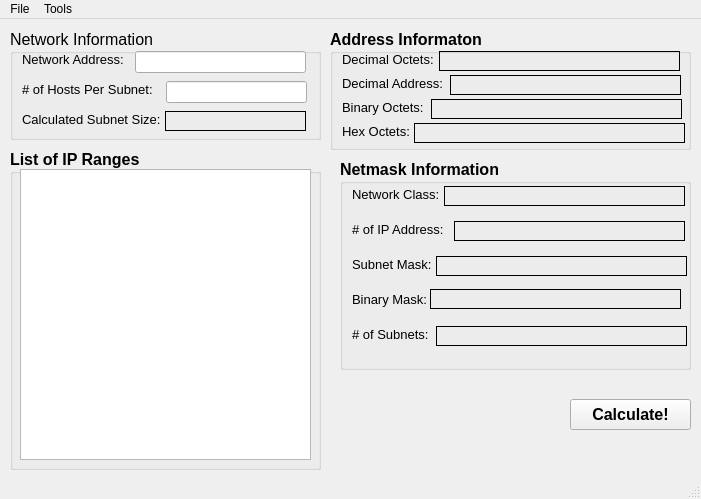
<?xml version="1.0" encoding="UTF-8"?>
<ui version="4.0">
 <class>mainWindow</class>
 <widget class="QMainWindow" name="mainWindow">
  <property name="geometry">
   <rect>
    <x>0</x>
    <y>0</y>
    <width>701</width>
    <height>499</height>
   </rect>
  </property>
  <property name="windowTitle">
   <string>Subnet Calculator</string>
  </property>
  <widget class="QWidget" name="centralwidget">
   <widget class="QGroupBox" name="groupBox">
    <property name="geometry">
     <rect>
      <x>10</x>
      <y>10</y>
      <width>311</width>
      <height>111</height>
     </rect>
    </property>
    <property name="font">
     <font>
      <pointsize>12</pointsize>
      <weight>50</weight>
      <bold>false</bold>
     </font>
    </property>
    <property name="title">
     <string>Network Information</string>
    </property>
    <widget class="QLabel" name="labelSubnetSize">
     <property name="geometry">
      <rect>
       <x>155</x>
       <y>82</y>
       <width>141</width>
       <height>20</height>
      </rect>
     </property>
     <property name="font">
      <font>
       <pointsize>10</pointsize>
       <weight>50</weight>
       <bold>false</bold>
      </font>
     </property>
     <property name="frameShape">
      <enum>QFrame::Box</enum>
     </property>
     <property name="text">
      <string/>
     </property>
    </widget>
    <widget class="QLabel" name="label_3">
     <property name="geometry">
      <rect>
       <x>12</x>
       <y>82</y>
       <width>152</width>
       <height>16</height>
      </rect>
     </property>
     <property name="font">
      <font>
       <pointsize>10</pointsize>
       <weight>50</weight>
       <bold>false</bold>
      </font>
     </property>
     <property name="text">
      <string>Calculated Subnet Size:</string>
     </property>
    </widget>
    <widget class="QLabel" name="label_2">
     <property name="geometry">
      <rect>
       <x>12</x>
       <y>52</y>
       <width>148</width>
       <height>16</height>
      </rect>
     </property>
     <property name="font">
      <font>
       <pointsize>10</pointsize>
       <weight>50</weight>
       <bold>false</bold>
      </font>
     </property>
     <property name="text">
      <string># of Hosts Per Subnet:</string>
     </property>
    </widget>
    <widget class="QLineEdit" name="lineEditHostsPerSubnet">
     <property name="geometry">
      <rect>
       <x>156</x>
       <y>52</y>
       <width>141</width>
       <height>22</height>
      </rect>
     </property>
     <property name="font">
      <font>
       <pointsize>10</pointsize>
      </font>
     </property>
    </widget>
    <widget class="QLineEdit" name="lineEditNetworkAddress">
     <property name="geometry">
      <rect>
       <x>125</x>
       <y>22</y>
       <width>171</width>
       <height>22</height>
      </rect>
     </property>
     <property name="font">
      <font>
       <pointsize>10</pointsize>
      </font>
     </property>
     <property name="readOnly">
      <bool>false</bool>
     </property>
    </widget>
    <widget class="QLabel" name="label">
     <property name="geometry">
      <rect>
       <x>12</x>
       <y>22</y>
       <width>117</width>
       <height>16</height>
      </rect>
     </property>
     <property name="font">
      <font>
       <pointsize>10</pointsize>
       <weight>50</weight>
       <bold>false</bold>
      </font>
     </property>
     <property name="text">
      <string>Network Address:</string>
     </property>
    </widget>
   </widget>
   <widget class="QGroupBox" name="groupBox_2">
    <property name="geometry">
     <rect>
      <x>10</x>
      <y>130</y>
      <width>311</width>
      <height>321</height>
     </rect>
    </property>
    <property name="font">
     <font>
      <pointsize>12</pointsize>
      <weight>75</weight>
      <bold>true</bold>
     </font>
    </property>
    <property name="title">
     <string>List of IP Ranges</string>
    </property>
    <widget class="QListWidget" name="ListOfIPRanges">
     <property name="geometry">
      <rect>
       <x>10</x>
       <y>20</y>
       <width>291</width>
       <height>291</height>
      </rect>
     </property>
    </widget>
   </widget>
   <widget class="QGroupBox" name="groupBox_3">
    <property name="geometry">
     <rect>
      <x>330</x>
      <y>10</y>
      <width>361</width>
      <height>121</height>
     </rect>
    </property>
    <property name="font">
     <font>
      <pointsize>12</pointsize>
      <weight>75</weight>
      <bold>true</bold>
     </font>
    </property>
    <property name="title">
     <string>Address Informaton</string>
    </property>
    <widget class="QLabel" name="labeHexOctets">
     <property name="geometry">
      <rect>
       <x>84</x>
       <y>94</y>
       <width>271</width>
       <height>20</height>
      </rect>
     </property>
     <property name="font">
      <font>
       <pointsize>10</pointsize>
       <weight>50</weight>
       <bold>false</bold>
      </font>
     </property>
     <property name="frameShape">
      <enum>QFrame::Box</enum>
     </property>
     <property name="text">
      <string/>
     </property>
    </widget>
    <widget class="QLabel" name="label_7">
     <property name="geometry">
      <rect>
       <x>12</x>
       <y>94</y>
       <width>76</width>
       <height>16</height>
      </rect>
     </property>
     <property name="font">
      <font>
       <pointsize>10</pointsize>
       <weight>50</weight>
       <bold>false</bold>
      </font>
     </property>
     <property name="text">
      <string>Hex Octets:</string>
     </property>
    </widget>
    <widget class="QLabel" name="labelBinaryOctets">
     <property name="geometry">
      <rect>
       <x>101</x>
       <y>70</y>
       <width>251</width>
       <height>20</height>
      </rect>
     </property>
     <property name="font">
      <font>
       <pointsize>10</pointsize>
       <weight>50</weight>
       <bold>false</bold>
      </font>
     </property>
     <property name="frameShape">
      <enum>QFrame::Box</enum>
     </property>
     <property name="text">
      <string/>
     </property>
    </widget>
    <widget class="QLabel" name="label_6">
     <property name="geometry">
      <rect>
       <x>12</x>
       <y>70</y>
       <width>93</width>
       <height>16</height>
      </rect>
     </property>
     <property name="font">
      <font>
       <pointsize>10</pointsize>
       <weight>50</weight>
       <bold>false</bold>
      </font>
     </property>
     <property name="text">
      <string>Binary Octets:</string>
     </property>
    </widget>
    <widget class="QLabel" name="labelDecimalAddress">
     <property name="geometry">
      <rect>
       <x>120</x>
       <y>46</y>
       <width>231</width>
       <height>20</height>
      </rect>
     </property>
     <property name="font">
      <font>
       <pointsize>10</pointsize>
       <weight>50</weight>
       <bold>false</bold>
      </font>
     </property>
     <property name="frameShape">
      <enum>QFrame::Box</enum>
     </property>
     <property name="text">
      <string/>
     </property>
    </widget>
    <widget class="QLabel" name="label_5">
     <property name="geometry">
      <rect>
       <x>12</x>
       <y>46</y>
       <width>112</width>
       <height>16</height>
      </rect>
     </property>
     <property name="font">
      <font>
       <pointsize>10</pointsize>
       <weight>50</weight>
       <bold>false</bold>
      </font>
     </property>
     <property name="text">
      <string>Decimal Address:</string>
     </property>
    </widget>
    <widget class="QLabel" name="label_4">
     <property name="geometry">
      <rect>
       <x>12</x>
       <y>22</y>
       <width>101</width>
       <height>16</height>
      </rect>
     </property>
     <property name="font">
      <font>
       <pointsize>10</pointsize>
       <weight>50</weight>
       <bold>false</bold>
      </font>
     </property>
     <property name="text">
      <string>Decimal Octets:</string>
     </property>
    </widget>
    <widget class="QLabel" name="labelDecimalOctets">
     <property name="geometry">
      <rect>
       <x>109</x>
       <y>22</y>
       <width>241</width>
       <height>20</height>
      </rect>
     </property>
     <property name="font">
      <font>
       <pointsize>10</pointsize>
       <weight>50</weight>
       <bold>false</bold>
      </font>
     </property>
     <property name="frameShape">
      <enum>QFrame::Box</enum>
     </property>
     <property name="text">
      <string/>
     </property>
    </widget>
   </widget>
   <widget class="QGroupBox" name="groupBox_4">
    <property name="geometry">
     <rect>
      <x>340</x>
      <y>140</y>
      <width>351</width>
      <height>211</height>
     </rect>
    </property>
    <property name="font">
     <font>
      <pointsize>12</pointsize>
      <weight>75</weight>
      <bold>true</bold>
     </font>
    </property>
    <property name="title">
     <string>Netmask Information</string>
    </property>
    <property name="flat">
     <bool>false</bool>
    </property>
    <widget class="QLabel" name="label_12">
     <property name="geometry">
      <rect>
       <x>12</x>
       <y>167</y>
       <width>88</width>
       <height>16</height>
      </rect>
     </property>
     <property name="font">
      <font>
       <pointsize>10</pointsize>
       <weight>50</weight>
       <bold>false</bold>
      </font>
     </property>
     <property name="text">
      <string># of Subnets:</string>
     </property>
    </widget>
    <widget class="QLabel" name="labelNumberOSubnets">
     <property name="geometry">
      <rect>
       <x>96</x>
       <y>167</y>
       <width>251</width>
       <height>20</height>
      </rect>
     </property>
     <property name="font">
      <font>
       <pointsize>10</pointsize>
       <weight>50</weight>
       <bold>false</bold>
      </font>
     </property>
     <property name="frameShape">
      <enum>QFrame::Box</enum>
     </property>
     <property name="text">
      <string/>
     </property>
    </widget>
    <widget class="QLabel" name="label_11">
     <property name="geometry">
      <rect>
       <x>12</x>
       <y>132</y>
       <width>83</width>
       <height>16</height>
      </rect>
     </property>
     <property name="font">
      <font>
       <pointsize>10</pointsize>
       <weight>50</weight>
       <bold>false</bold>
      </font>
     </property>
     <property name="text">
      <string>Binary Mask:</string>
     </property>
    </widget>
    <widget class="QLabel" name="labelBinaryMask">
     <property name="geometry">
      <rect>
       <x>90</x>
       <y>130</y>
       <width>251</width>
       <height>20</height>
      </rect>
     </property>
     <property name="font">
      <font>
       <pointsize>10</pointsize>
       <weight>50</weight>
       <bold>false</bold>
      </font>
     </property>
     <property name="frameShape">
      <enum>QFrame::Box</enum>
     </property>
     <property name="text">
      <string/>
     </property>
    </widget>
    <widget class="QLabel" name="labelNumberOfIPAddress">
     <property name="geometry">
      <rect>
       <x>114</x>
       <y>62</y>
       <width>231</width>
       <height>20</height>
      </rect>
     </property>
     <property name="font">
      <font>
       <pointsize>10</pointsize>
       <weight>50</weight>
       <bold>false</bold>
      </font>
     </property>
     <property name="frameShape">
      <enum>QFrame::Box</enum>
     </property>
     <property name="text">
      <string/>
     </property>
    </widget>
    <widget class="QLabel" name="label_9">
     <property name="geometry">
      <rect>
       <x>12</x>
       <y>62</y>
       <width>106</width>
       <height>16</height>
      </rect>
     </property>
     <property name="font">
      <font>
       <pointsize>10</pointsize>
       <weight>50</weight>
       <bold>false</bold>
      </font>
     </property>
     <property name="text">
      <string># of IP Address:</string>
     </property>
    </widget>
    <widget class="QLabel" name="label_8">
     <property name="geometry">
      <rect>
       <x>12</x>
       <y>27</y>
       <width>96</width>
       <height>16</height>
      </rect>
     </property>
     <property name="font">
      <font>
       <pointsize>10</pointsize>
       <weight>50</weight>
       <bold>false</bold>
      </font>
     </property>
     <property name="text">
      <string>Network Class:</string>
     </property>
    </widget>
    <widget class="QLabel" name="labelNetworkClass">
     <property name="geometry">
      <rect>
       <x>104</x>
       <y>27</y>
       <width>241</width>
       <height>20</height>
      </rect>
     </property>
     <property name="font">
      <font>
       <pointsize>10</pointsize>
       <weight>50</weight>
       <bold>false</bold>
      </font>
     </property>
     <property name="frameShape">
      <enum>QFrame::Box</enum>
     </property>
     <property name="text">
      <string/>
     </property>
    </widget>
    <widget class="QLabel" name="label_10">
     <property name="geometry">
      <rect>
       <x>12</x>
       <y>97</y>
       <width>88</width>
       <height>16</height>
      </rect>
     </property>
     <property name="font">
      <font>
       <pointsize>10</pointsize>
       <weight>50</weight>
       <bold>false</bold>
      </font>
     </property>
     <property name="text">
      <string>Subnet Mask:</string>
     </property>
    </widget>
    <widget class="QLabel" name="labelSubnetMask">
     <property name="geometry">
      <rect>
       <x>96</x>
       <y>97</y>
       <width>251</width>
       <height>20</height>
      </rect>
     </property>
     <property name="font">
      <font>
       <pointsize>10</pointsize>
       <weight>50</weight>
       <bold>false</bold>
      </font>
     </property>
     <property name="frameShape">
      <enum>QFrame::Box</enum>
     </property>
     <property name="text">
      <string/>
     </property>
    </widget>
    <zorder>label_11</zorder>
    <zorder>labelBinaryMask</zorder>
    <zorder>labelNumberOfIPAddress</zorder>
    <zorder>label_9</zorder>
    <zorder>label_8</zorder>
    <zorder>labelNetworkClass</zorder>
    <zorder>label_10</zorder>
    <zorder>labelSubnetMask</zorder>
    <zorder>label_12</zorder>
    <zorder>labelNumberOSubnets</zorder>
   </widget>
   <widget class="QPushButton" name="pushButtonCalculate">
    <property name="geometry">
     <rect>
      <x>570</x>
      <y>380</y>
      <width>121</width>
      <height>31</height>
     </rect>
    </property>
    <property name="font">
     <font>
      <pointsize>12</pointsize>
      <weight>75</weight>
      <bold>true</bold>
     </font>
    </property>
    <property name="text">
     <string>Calculate!</string>
    </property>
   </widget>
  </widget>
  <widget class="QMenuBar" name="menubar">
   <property name="geometry">
    <rect>
     <x>0</x>
     <y>0</y>
     <width>701</width>
     <height>21</height>
    </rect>
   </property>
   <widget class="QMenu" name="menuFile">
    <property name="title">
     <string>File</string>
    </property>
    <addaction name="actionOpen"/>
    <addaction name="actionSave_As"/>
    <addaction name="separator"/>
    <addaction name="actionExit"/>
   </widget>
   <widget class="QMenu" name="menuTools">
    <property name="title">
     <string>Tools</string>
    </property>
    <addaction name="actionCalculate"/>
    <addaction name="actionClear"/>
   </widget>
   <addaction name="menuFile"/>
   <addaction name="menuTools"/>
  </widget>
  <widget class="QStatusBar" name="statusbar"/>
  <action name="actionOpen">
   <property name="text">
    <string>Open</string>
   </property>
   <property name="shortcut">
    <string>Ctrl+O</string>
   </property>
  </action>
  <action name="actionSave_As">
   <property name="text">
    <string>Save As..</string>
   </property>
   <property name="shortcut">
    <string>Ctrl+S</string>
   </property>
  </action>
  <action name="actionCalculate">
   <property name="text">
    <string>Calculate</string>
   </property>
   <property name="shortcut">
    <string>Ctrl+Shift+C</string>
   </property>
  </action>
  <action name="actionClear">
   <property name="text">
    <string>Clear</string>
   </property>
   <property name="shortcut">
    <string>Ctrl+Del</string>
   </property>
  </action>
  <action name="actionExit">
   <property name="text">
    <string>Exit</string>
   </property>
  </action>
 </widget>
 <resources/>
 <connections/>
</ui>
